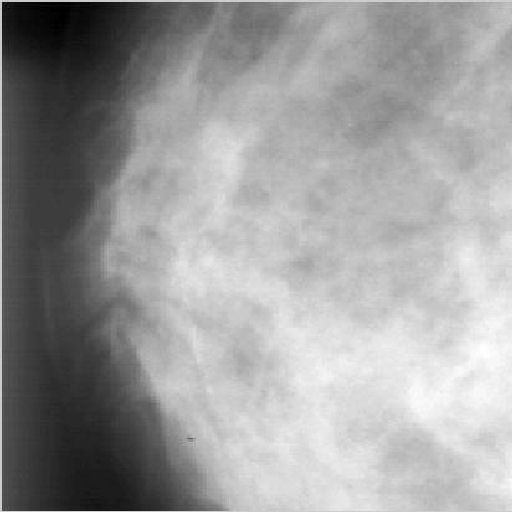
%> input picture CS615/assignment1/mammogram.jpg, 512 x 512 px
$ octave 'Thresholding (1).m'   (GNU Octave 9; MATLAB toolbox functions it lacks are replaced by stand-ins)
%> lines starting %> are read from the running program, lines starting %| are printed output that depends on the picture; in (x1, y1, x2, y2) boxes, pixels count from 0 and x2, y2 are one past the last pixel; in counts of white or black regions, pixels touching at a corner belong together; the program's own positions count from 1
I=imread('mammogram.jpg');
%> I is the input picture: size 512x512 uint8; min 0, max 255, mean 155.4
I=double(I);
%> I: size 512x512 double
Tnew=.5*(max(I(:))+min(I(:)));
%> Tnew = 127.5
Told=0;
T0=10^(-8);
while(abs(Tnew-Told)>T0)
    G1=I((I>Tnew));
    G2=I((I<=Tnew));
    x1=mean(G1);
    x2=mean(G2);

    Told=Tnew;
    Tnew=mean([x1,x2]);
end
%> this loop made 4 passes
%> (x1, x2, Told, Tnew) on passes 1 to 4: (192.3, 65.29, 127.5, 128.8), (192.4, 65.59, 128.8, 129), (192.5, 65.89, 129, 129.2), (192.5, 65.89, 129.2, 129.2)
result=(I>Tnew);
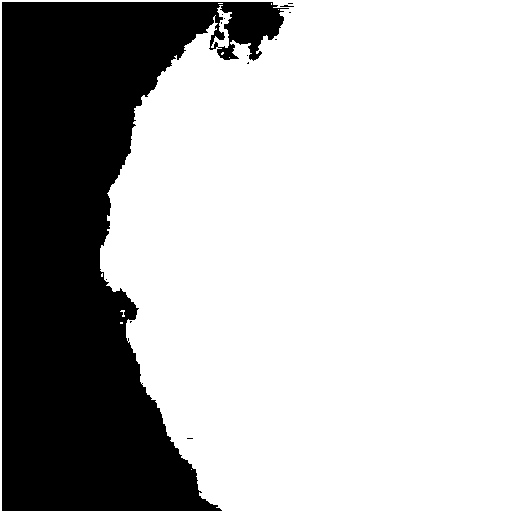
%> result: size 512x512 logical; 70.7% white; 13 black regions (12 under 20 px), largest, box (x1, y1, x2, y2) and area: (2, 2, 289, 511) 76887
colormap(gray)
subplot(1,2,1),imagesc(I)
subplot(1,2,2),imagesc(result)
